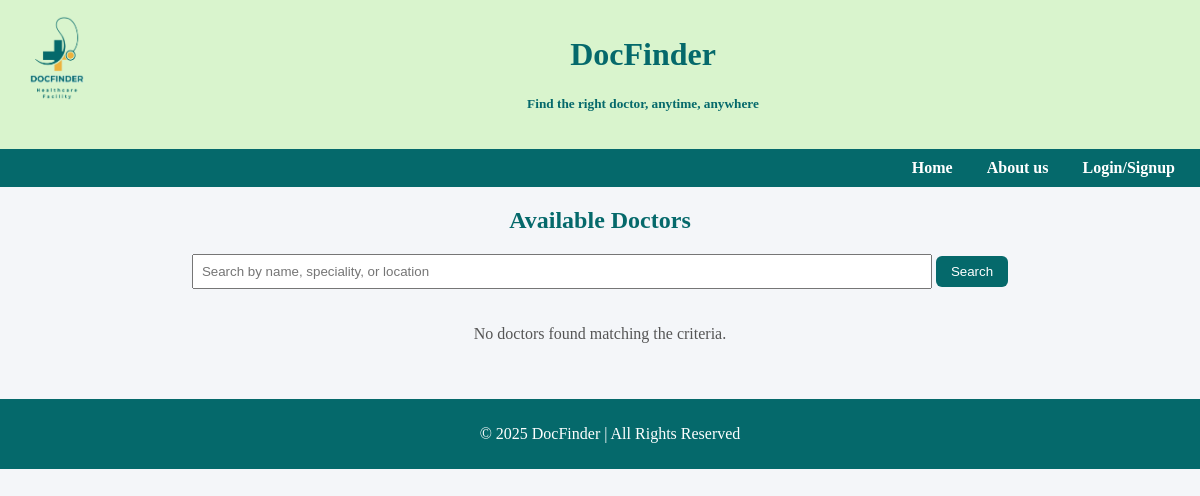
Page /find_doctors.html on the earlier database version.
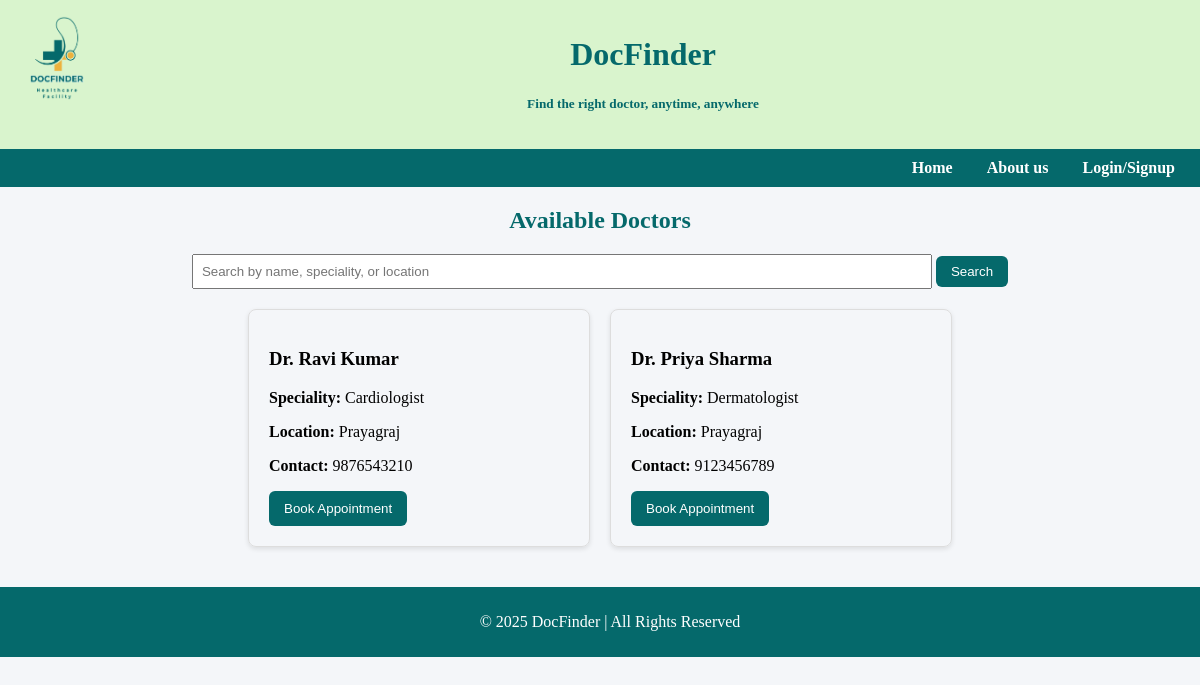
Same page on the later database version.
### dfhome/models.py (models this page shows, shortened)
class Doctor(models.Model):
    name = models.CharField(max_length=100)
    speciality = models.CharField(max_length=100)
    location = models.CharField(max_length=100)
    contact = models.CharField(max_length=20)

### dfhome/views.py (the view)
# urls.py: path('find_doctors.html', views.find_doctors, name='find_doctors'),
def find_doctors(request):
    query = request.GET.get("query", "")
    doctors = Doctor.objects.filter(
        Q(name__icontains=query) |
        Q(speciality__icontains=query) |
        Q(location__icontains=query)
    )
    return render(request, "find_doctors.html", {"doctors": doctors})

### templates/find_doctors.html (shortened to what this page needs)
{% load static %}
<!DOCTYPE html>
<html lang="en">
<head>
  <link rel="stylesheet" href="{% static 'css/style.css' %}">
</head>
<body>
  <header>
    <img src="{% static 'images/flogo1.png' %}" alt="Find the right doctor, anytime, anywhere" style="float:left;width:86px;height:86px;">
    <h1 style="text-align: center;">DocFinder</h1>
    <h5 style="text-align: center;">Find the right doctor, anytime, anywhere</h5>
  </header>
  <nav>
    <a href="{% url 'base' %}">Home</a>
    <a href="{% url 'home' %}">About us</a>
    <a href="{% url 'signup' %}">Login/Signup</a>
  </nav>
  <div class="container">
    <h2 style="text-align:center; color:#05696b; margin-top:20px;">Available Doctors</h2>
<form method="GET" style="text-align:center; margin-bottom:20px;">
      <input type="text" name="query" placeholder="Search by name, speciality, or location" style="padding:8px; width:60%;">
      <button type="submit" style="padding:8px 15px; background:#05696b; color:white; border:none; border-radius:6px;">Search</button>
    </form>
   <div class="doctor-cards" style="display:flex; flex-wrap:wrap; justify-content:center; gap:20px; margin-bottom:40px;">
        {% for doctor in doctors %}
            <div class="card" style="width:300px; padding:20px; border:1px solid #ddd; border-radius:8px; box-shadow:0 2px 5px rgba(0,0,0,0.1);">
                <h3>{{ doctor.name }}</h3>
                <p><strong>Speciality:</strong> {{ doctor.speciality }}</p>
                <p><strong>Location:</strong> {{ doctor.location }}</p>
                <p><strong>Contact:</strong> {{ doctor.contact }}</p>
                <a href="{% url 'book_appointment' doctor.id %}">
    <button style="background:#05696b; color:white; padding:10px 15px; border:none; border-radius:6px; cursor:pointer;">
        Book Appointment
    </button>
</a>
            </div>
        {% empty %}
            <p style="text-align:center; color:#555;">No doctors found matching the criteria.</p>
        {% endfor %}
    </div>
  <footer>
    <p>&copy; 2025 DocFinder | All Rights Reserved</p>
  </footer>
</body>
</html>

### static/css/style.css (style rules this page uses)
body { font-family: 'Times New Roman', Times, serif, sans-serif; margin: 0; padding: 0; background: #f4f6f9; background-size: cover; }
header { background: #d9f4cd; color: #05696b; text-align: center; padding: 15px; }
nav { background: #05696b; padding: 10px; text-align: right; }
nav a { color: white; text-decoration: none; margin: 0 15px; font-weight: bold; }
footer { background: #05696b; color: white; text-align: center; padding: 10px; bottom: 0; width: 100%; }

Differences in the rows shown:
added Doctor: name "Dr. Ravi Kumar", speciality "Cardiologist", location "Prayagraj", contact "9876543210"
added Doctor: name "Dr. Priya Sharma", speciality "Dermatologist", location "Prayagraj", contact "9123456789"
Other differences:
text no longer shown: "No doctors found matching the criteria."
